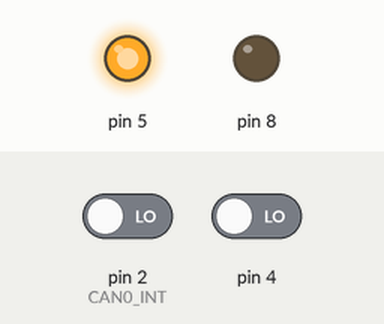
Simulated run of this sketch. Board: Arduino Uno, built with avr-gcc and run on an emulated ATmega328P. On the bench: output pins drawn as LEDs (lit = HIGH). The test bench sets the inputs (shaded band); at power-on: pin 4 LOW, pin 2 (CAN0_INT) LOW. What the sketch prints to the serial monitor is not drawn.

Above: at 1.2 s.
1.3 s: pin 4 driven HIGH
At 2.1 s:
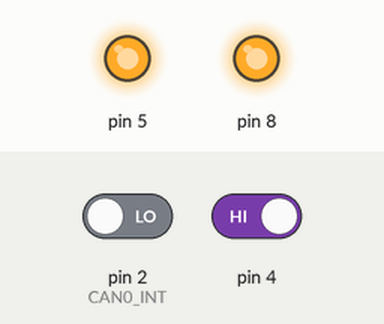
Timing chart, 0 to 4.3 s (numbered marks = the images above; inputs shaded):
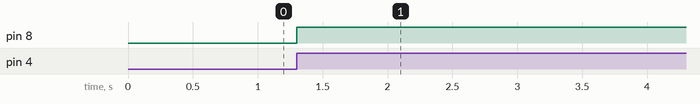

Measured:
- after the input at 1.3 s, pin 8: LOW → HIGH at once

The sketch:

nes.ino
```cpp
#include <mcp_can.h>
#include <SPI.h>

#define CAN0_INT 2    // Set INT to pin 2

typedef struct {
  volatile uint8_t *port;
  volatile uint8_t *pin;
  byte bit;
} table;

#define CTR0_CLK   (table) { &PORTD, &PIND,  0x08 }
#define CTR0_LATCH (table) { &PORTD, &PIND,  0x10 }
#define CTR0_DATA  (table) { &PORTD, &PIND,  0x20 }
#define CTR1_CLK   (table) { &PORTD, &PIND,  0x40 }
#define CTR1_LATCH (table) { &PORTD, &PIND,  0x80 }
#define CTR1_DATA  (table) { &PORTB, &PINB,  0x01 }


#define setHigh(x) *x.port |= x.bit
#define setLow(x) *x.port &= ~x.bit
#define setBit(x, val) {if (val) *(x.port) |= x.bit; else *(x.port) &= ~(x.bit);}

#define toggle(x) (*x.pin ^= x.bit)
#define readBit(x) ((*x.pin & x.bit) != 0)
#define isLow(x) ((*x.pin & x.bit) == 0)
#define isHigh(x) ((*x.pin & x.bit) != 0)

#define JOYS 2        // Number of joysticks/controllers
#define CLOCKS 8     // Number of pulses to send to controllers
#define DATA_WIDTH 2  // Number of bytes read from each controller

long unsigned int rxId;
unsigned char len = 0;
unsigned char rxBuf[8];
char msgString[128];                        // Array to store serial string
MCP_CAN CAN0(10);     // Set CS to pin 10


unsigned int g_joy_data[JOYS];
byte g_can_data[JOYS * DATA_WIDTH];

unsigned long last;

void setup()
{
  Serial.begin(115200);

  // Initialize MCP2515 running at 8MHz with a baudrate of 1000kb/s and the masks and filters disabled.
  if(CAN0.begin(MCP_ANY, CAN_1000KBPS, MCP_8MHZ) == CAN_OK)
    Serial.println("MCP2515 Initialized Successfully!");
  else
    Serial.println("Error Initializing MCP2515...");

  CAN0.setMode(MCP_NORMAL);   // Change to normal mode to allow messages to be transmitted
  pinMode(CAN0_INT, INPUT);   // Configuring pin for /INT input

  DDRD |= CTR0_DATA.bit;
  DDRB |= CTR1_DATA.bit;
  setHigh(CTR0_DATA);
  setHigh(CTR1_DATA);
  last = micros();
}

void send_baseunit()
{
  unsigned int data0, data1;
  noInterrupts();

  data0 = g_joy_data[0];
  data1 = g_joy_data[1];
  while(isLow(CTR0_LATCH));

  for (byte i = 0; i < 32; i++) {
    while(1) {
    //*
    if (isHigh(CTR0_LATCH)) {
      data0 = g_joy_data[0];
      data1 = g_joy_data[1];
      data0 <<= 1; // shift data
      data1 <<= 1;
      setBit(CTR0_DATA, !(data0 & 0x8000));
      setBit(CTR1_DATA, !(data1 & 0x8000));
      while (isHigh(CTR0_LATCH));
    }
    //*/
    //*
    if (isLow(CTR1_CLK)) {
      while (isLow(CTR1_CLK));
      data1 <<= 1;
      setBit(CTR1_DATA, !(data1 & 0x8000));
      //continue;
      break;
    }
    //*/
    if (isLow(CTR0_CLK)) {
      while (isLow(CTR0_CLK));
      data0 <<= 1;
      setBit(CTR0_DATA, !(data0 & 0x8000));
      //continue;
      break;
    }
  }
  }
  interrupts();
}

void readCan() {
  setLow(CTR1_DATA);
  if (CAN0.readMsgBuf(&rxId, &len, rxBuf) != CAN_OK) return;      // Read data: len = data length, buf = data byte(s)
  sprintf(msgString, "micros-last=%lu", micros() - last);
  Serial.println(msgString);
  last = micros();
  for (byte i = 0; i < JOYS; i++){
    unsigned long joy_data = 0;
    for (byte j = 0; j < DATA_WIDTH; j++) {
      joy_data <<= 8;
      joy_data |= rxBuf[i * DATA_WIDTH + j];
    }
    g_joy_data[i] = joy_data;
  }
  setHigh(CTR1_DATA);
}

void requestControllers() {
  while (PIND & 0b00000100) {
    CAN0.sendMsgBuf(0x200, 0, 0, NULL);
  }
}

void loop()
{
  requestControllers();
  readCan();
  send_baseunit();
}
```
